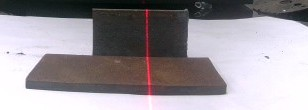
#> input picture inputs/calib_img_0.jpg, 308 x 110 px
$ python -i roi_extractor.py   (imports and definitions only)
#> lines starting #> are read from the running program, lines starting #| are printed output that depends on the picture; after the words box and inside, x2 and y2 are one past the last pixel; in counts of white or black regions, pixels touching at a corner belong together
#> further down, picture is the input picture: shape (110, 308, 3); mean B, G, R 155.3, 149.8, 155.6
"""
Classical ROI Extraction for Laser Stripe Detection.

Replaces the DL-based ``ROIPredictor`` with a classical image processing
pipeline that segments the 650 nm red laser stripe from the background
using **chromaticity-based** extraction and connected-component analysis.

For a red laser, the key distinguishing feature is *red dominance* — the
red channel being significantly brighter than both the green and blue
channels.  This is far more selective than a raw red-channel threshold,
because warm-lit backgrounds (wood, rust, brown metal) also have high
red channel values but are not *predominantly* red.

Pipeline:
    1. Compute red-dominance map: R − max(G, B)
    2. HSV-based laser mask: (H ∈ [0,10] ∪ [170,180]) ∧ S > S_min ∧ V > V_min
    3. Combine chromaticity + HSV via logical OR
    4. Gaussian blur + Otsu threshold on the combined signal
    5. Morphological closing to connect stripe fragments, then opening to remove noise
    6. Connected-component analysis — keep only the largest component
    7. Return a binary mask (uint8, 0 or 255)

No neural-network or deep-learning dependencies are used.

References
----------
.. [1] Otsu, N. (1979). A threshold selection method from gray-level
       histograms. IEEE Trans. Syst., Man, Cybern., 9(1), 62–66.
"""

from __future__ import annotations

import logging
from typing import Optional

import cv2
import numpy as np

from config import ROIConfig

logger = logging.getLogger(__name__)


class ROIExtractor:
    """Chromaticity-based laser-stripe ROI extractor.

    Uses red-dominance (R − max(G, B)) combined with HSV hue filtering
    to isolate a 650 nm red laser stripe from arbitrary backgrounds
    including warm-toned surfaces (wood, rust, brown metal).

    Designed as a drop-in replacement for the DL-based ``ROIPredictor``.
    Call :meth:`predict` for backward-compatible usage.

    Parameters
    ----------
    config : ROIConfig, optional
        Configuration dataclass.  Defaults to ``ROIConfig()`` if *None*.
    """

    def __init__(self, config: Optional[ROIConfig] = None) -> None:
        self.config = config if config is not None else ROIConfig()

    # ------------------------------------------------------------------
    # Public API
    # ------------------------------------------------------------------

    # [32 lines left out: function _to_grayscale, not called in this run]

    def extract_mask(self, image: np.ndarray) -> np.ndarray:
        """Segment the laser stripe and return a binary mask.

        Parameters
        ----------
        image : np.ndarray
            Input image — either single-channel grayscale ``(H, W)`` or
            3-channel BGR ``(H, W, 3)``, dtype ``uint8``.

        Returns
        -------
        np.ndarray
            Binary mask of shape ``(H, W)`` with dtype ``uint8``.
            Foreground (laser stripe) pixels are 255, background 0.
        """
        if image.ndim == 2:
            # Grayscale input — fall back to simple Otsu
            return self._extract_grayscale(image)

        if image.ndim == 3 and image.shape[2] == 3:
            return self._extract_bgr(image)

        raise ValueError(
            f"Expected grayscale (H, W) or BGR (H, W, 3), "
            f"got shape {image.shape}"
        )

    # [14 lines left out: function predict, not called in this run]

    # ------------------------------------------------------------------
    # BGR pipeline (primary — uses chromaticity)
    # ------------------------------------------------------------------

    def _extract_bgr(self, image: np.ndarray) -> np.ndarray:
        """Extract laser stripe from a BGR image using chromaticity.

        Combines two complementary signals:

        1. **Red dominance**: R − max(G, B) > threshold
           Isolates "pure red" from warm-toned surfaces where R, G, B
           are all moderately high.

        2. **HSV hue**: Hue ∈ [0,10] ∪ [170,180] (red range in OpenCV's
           0-180 hue space), with saturation and value guards.

        The union of both signals is thresholded and cleaned.
        """
        b = image[:, :, 0].astype(np.float32)
        g = image[:, :, 1].astype(np.float32)
        r = image[:, :, 2].astype(np.float32)

        # ── Signal 1: Red dominance ──
        # R − max(G, B): positive only where red is the dominant channel
        red_dominance = r - np.maximum(g, b)
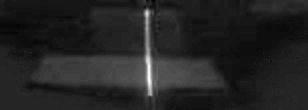
#> red_dominance: shape (110, 308) float32; min -23, max 133, mean -0.9; drawn with min black and max white
        # Clip negative values to 0, scale to uint8 for Otsu
        red_dominance = np.clip(red_dominance, 0, 255).astype(np.uint8)

        # ── Signal 2: HSV hue filter ──
        hsv = cv2.cvtColor(image, cv2.COLOR_BGR2HSV)
#> hsv: shape (110, 308, 3); mean H, S, V 99.9, 30.3, 160.7
        h, s, v = hsv[:, :, 0], hsv[:, :, 1], hsv[:, :, 2]
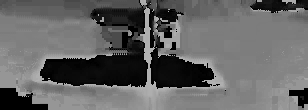
#> h: shape (110, 308); min 0, max 179, mean 99.9
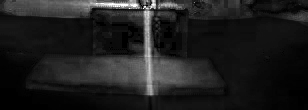
#> s: shape (110, 308); min 0, max 255, mean 30.3

        # Red hue in OpenCV: 0-10 and 170-180
        hue_mask = ((h <= 10) | (h >= 170))
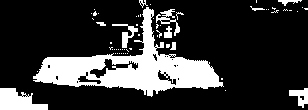
#> hue_mask: shape (110, 308) bool; 21.2% white; 60 white regions (49 under 20 px), largest, box (x1, y1, x2, y2) and area: (33, 7, 224, 97) 5466, (0, 88, 48, 110) 696, (289, 88, 308, 108) 206
        sat_mask = s > self.config.hsv_sat_min
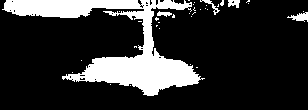
#> sat_mask: shape (110, 308) bool; 19% white; 35 white regions (30 under 20 px), largest, box (x1, y1, x2, y2) and area: (2, 0, 205, 96) 6041, (287, 12, 308, 22) 112, (228, 0, 240, 8) 70, (200, 0, 220, 15) 65, (157, 11, 172, 17) 53
        val_mask = v > self.config.hsv_val_min
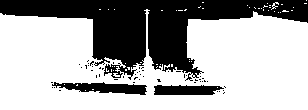
#> val_mask: shape (110, 308) bool; 66.1% white; 53 black regions (50 under 20 px), largest, box (x1, y1, x2, y2) and area: (0, 0, 308, 81) 10051, (52, 82, 147, 95) 727, (154, 85, 224, 95) 577
        hsv_mask = (hue_mask & sat_mask & val_mask).astype(np.uint8) * 255
#> hsv_mask: shape (110, 308); 5.3% white; 27 white regions (25 under 20 px), largest, box (x1, y1, x2, y2) and area: (62, 9, 200, 96) 1673, (111, 59, 122, 65) 40

        # ── Combine signals ──
        # Use the stronger of the two: Otsu on red-dominance, then OR with HSV
        sigma = self.config.blur_sigma
        ksize = int(2 * np.ceil(3.0 * sigma) + 1)
        ksize = max(ksize, 3)

        # Otsu on red-dominance channel
        blurred_rd = cv2.GaussianBlur(red_dominance, (ksize, ksize), sigma)
        # Ensure there's enough foreground for Otsu
        if blurred_rd.max() < 10:
            # Red dominance is too weak — pure HSV fallback
            logger.info("Red dominance weak; falling back to HSV-only mask.")
            combined_binary = hsv_mask
        else:
            _, rd_binary = cv2.threshold(
                blurred_rd, 0, 255, cv2.THRESH_BINARY | cv2.THRESH_OTSU
            )
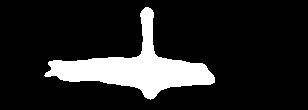
#> rd_binary: shape (110, 308); 14.3% white; 1 white region, box (x1, y1, x2, y2) and area: (44, 7, 215, 100) 4835
            # Union of Otsu(red-dominance) and HSV
            combined_binary = np.maximum(rd_binary, hsv_mask)

        # ── Morphological cleaning ──
        # Close first to connect stripe fragments
        kernel_close = cv2.getStructuringElement(cv2.MORPH_RECT, (15, 3))
        closed = cv2.morphologyEx(combined_binary, cv2.MORPH_CLOSE, kernel_close)
#> closed: shape (110, 308); 14.3% white; 1 white region, box (x1, y1, x2, y2) and area: (44, 7, 215, 100) 4849

        # Open to remove small noise blobs
        kernel_open = cv2.getStructuringElement(cv2.MORPH_ELLIPSE, (5, 5))
        cleaned = cv2.morphologyEx(closed, cv2.MORPH_OPEN, kernel_open)
#> cleaned: shape (110, 308); 14.3% white; 1 white region, box (x1, y1, x2, y2) and area: (45, 7, 215, 100) 4842

        # ── Keep largest component ──
        mask = self._keep_largest_component(cleaned)

        n_stripe = int(np.count_nonzero(mask))
        total = mask.size
        pct = 100.0 * n_stripe / total
        logger.debug(
            "ROI mask (chromaticity): %d stripe pixels (%.1f%% of image)",
            n_stripe, pct,
        )

        # Sanity check: if the mask still covers > 30% of the image,
        # something is wrong — tighten the threshold adaptively.
        if pct > 30.0:
            logger.warning(
                "ROI mask covers %.1f%% of image — applying strict threshold.",
                pct,
            )
            mask = self._strict_red_dominance(red_dominance, hsv_mask)

        return mask

    # [56 lines left out: functions _strict_red_dominance, _extract_grayscale, not called in this run]

    # ------------------------------------------------------------------
    # Connected-component filtering
    # ------------------------------------------------------------------

    def _keep_largest_component(self, binary: np.ndarray) -> np.ndarray:
        """Retain only the largest connected component above the area threshold.

        Parameters
        ----------
        binary : np.ndarray
            Cleaned binary mask.

        Returns
        -------
        np.ndarray
            Binary mask containing only the largest connected component
            whose area exceeds ``config.min_stripe_area``.  Returns an
            all-zero mask if no qualifying component exists.
        """
        n_labels, labels, stats, _ = cv2.connectedComponentsWithStats(
            binary, connectivity=8
        )
#> n_labels = 2; stats = [[0, 0, 308, 110, 29038], [45, 7, 170, 93, 4842]]

        if n_labels <= 1:
            # Only background — no foreground components found.
            logger.warning("No connected components found in binary mask.")
            return np.zeros_like(binary)

        # stats columns: [x, y, w, h, area].  Skip label 0 (background).
        areas = stats[1:, cv2.CC_STAT_AREA]
#> areas = [4842]
        largest_idx = int(np.argmax(areas)) + 1  # +1 to offset background
#> largest_idx = 1

        if areas[largest_idx - 1] < self.config.min_stripe_area:
            logger.warning(
                "Largest component area (%d px) below threshold (%d px).",
                areas[largest_idx - 1],
                self.config.min_stripe_area,
            )
            return np.zeros_like(binary)

        mask = np.where(labels == largest_idx, np.uint8(255), np.uint8(0))
        return mask

>>> import cv2
>>> picture = cv2.imread('../inputs/calib_img_0.jpg')
>>> result = ROIExtractor().extract_mask(picture)
#> in _extract_bgr, `n_stripe = int(np.count_nonzero(mask))`: n_stripe = 4842
#> in _extract_bgr, `pct = 100.0 * n_stripe / total`: pct = 14.29

$ run again, on inputs/calib_img_1.jpg
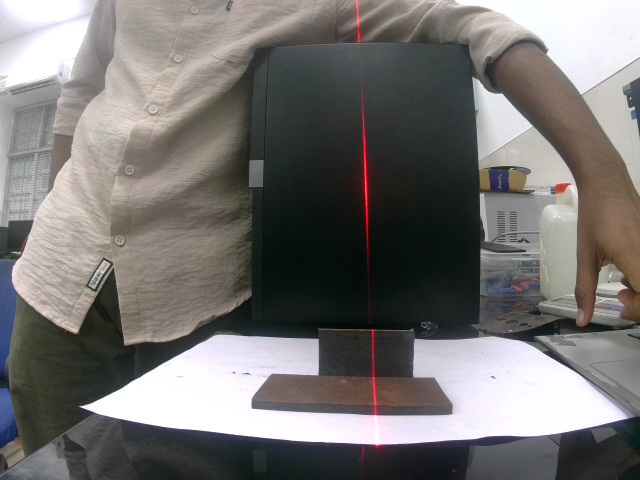
#> input picture inputs/calib_img_1.jpg, 640 x 480 px
#> picture is the input picture: shape (480, 640, 3); mean B, G, R 114, 115.8, 118.4
#> hsv: shape (480, 640, 3); mean H, S, V 59.7, 37.4, 122.1
#> hue_mask: shape (480, 640) bool; 14.7% white; 721 white regions (586 under 20 px), largest, box (x1, y1, x2, y2) and area: (256, 329, 450, 417) 5742, (97, 371, 291, 436) 4879, (13, 0, 136, 96) 4405
#> sat_mask: shape (480, 640) bool; 23.7% white; 387 white regions (331 under 20 px), largest, box (x1, y1, x2, y2) and area: (211, 87, 482, 416) 34736, (497, 59, 640, 332) 13272, (114, 418, 532, 480) 8796
#> val_mask: shape (480, 640) bool; 55.3% white; 211 black regions (194 under 20 px), largest, box (x1, y1, x2, y2) and area: (0, 13, 640, 480) 132812, (0, 221, 33, 260) 915, (276, 402, 373, 415) 726
#> hsv_mask: shape (480, 640); 1.2% white; 80 white regions (63 under 20 px), largest, box (x1, y1, x2, y2) and area: (292, 329, 431, 416) 1730, (362, 106, 369, 243) 471, (352, 0, 364, 44) 246
#> rd_binary: shape (480, 640); 23.7% white; 17 white regions (1 under 20 px), largest, box (x1, y1, x2, y2) and area: (13, 0, 452, 345) 45095, (496, 46, 640, 329) 15969, (261, 326, 448, 422) 6084
#> closed: shape (480, 640); 24.8% white; 13 white regions (1 under 20 px), largest, box (x1, y1, x2, y2) and area: (13, 0, 452, 345) 48641, (496, 46, 640, 329) 16189, (261, 326, 448, 422) 6095
#> cleaned: shape (480, 640); 24.7% white; 12 white regions (2 under 20 px), largest, box (x1, y1, x2, y2) and area: (13, 0, 452, 345) 48465, (496, 46, 640, 329) 16160, (262, 326, 448, 422) 6090
#> in _keep_largest_component, `n_labels, labels, stats, _ = cv2.connectedComponentsWithStats( binary,..`:
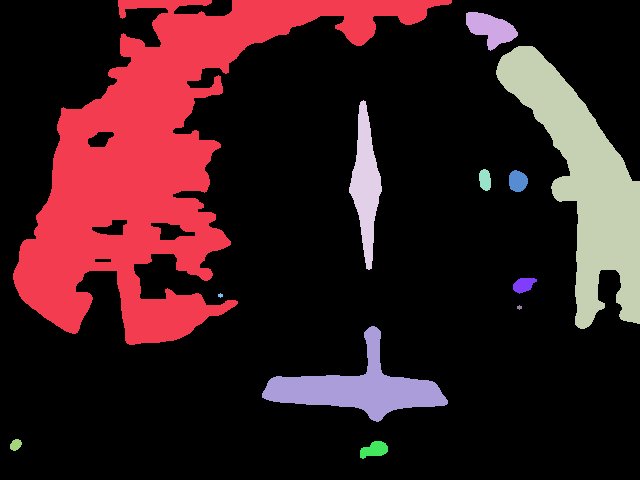
#> labels: shape (480, 640) int32; 13 distinct labels, from 0 to 12; one colour per label, 0 black
#> n_labels = 13; stats = 13 rows, first 6: [0, 0, 640, 480, 231284], [13, 0, 439, 345, 48465], [466, 12, 52, 39, 1143], [496, 46, 144, 283, 16160], [349, 100, 33, 170, 2783], [479, 169, 12, 22, 213]
#> areas = [48465, 1143, 16160, 2783, 213, 330, 260, 17, 17, 6090, 105, 333]
#> largest_idx = 1
#> in _keep_largest_component, `mask = np.where(labels == largest_idx, np.uint8(255), np.uint8(0))`:
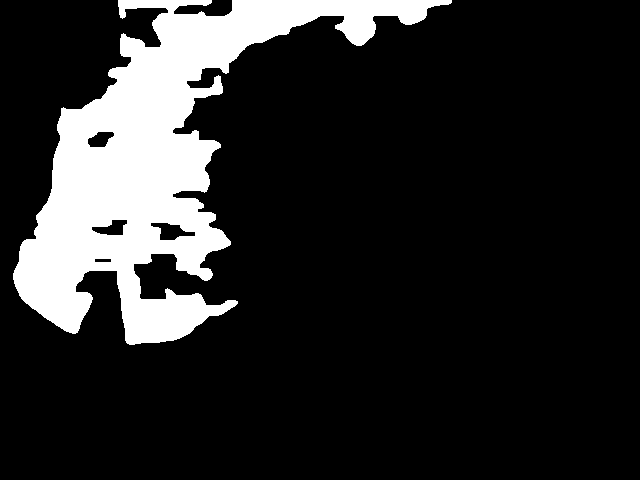
#> mask: shape (480, 640); 15.8% white; 1 white region, box (x1, y1, x2, y2) and area: (13, 0, 452, 345) 48465
#> n_stripe = 48465
#> pct = 15.78
